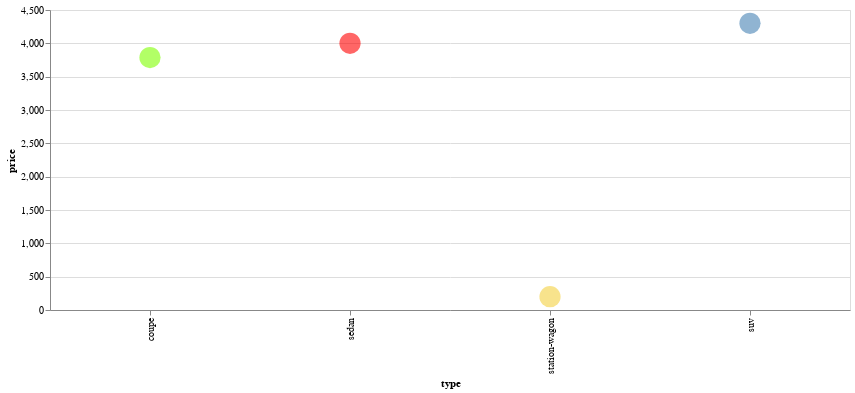

This figure's notebook cell:
### Code cell
alt.Chart(data).mark_circle(size=450).encode(     
    alt.Y('price'),     
    alt.X('type'),
    color=alt.Color('color', scale=None)
  ).configure_mark(
    opacity=0.6
  ).properties(
    width=800,
    height=300
  )

### Figure 1 — Vega-Lite specification as saved in the notebook (floating-point values rounded to 4 significant figures)
{"config": {"view": {"continuousWidth": 400, "continuousHeight": 300}, "mark": {"opacity": 0.6}}, "data": {"name": "data-fa5045f3f703b3057dbab04a4ac08f95"}, "mark": {"type": "circle", "size": 450}, "encoding": {"color": {"type": "nominal", "field": "color", "scale": null}, "x": {"type": "nominal", "field": "type"}, "y": {"type": "quantitative", "field": "price"}}, "height": 300, "width": 800, "$schema": "https://vega.github.io/schema/vega-lite/v4.8.1.json", "datasets": {"data-fa5045f3f703b3057dbab04a4ac08f95": [{"type": "sedan", "price": 4000, "color": "red"}, {"type": "suv", "price": 4300, "color": "steelblue"}, {"type": "coupe", "price": 3786, "color": "chartreuse"}, {"type": "station-wagon", "price": 200, "color": "#F4D03F"}]}}
